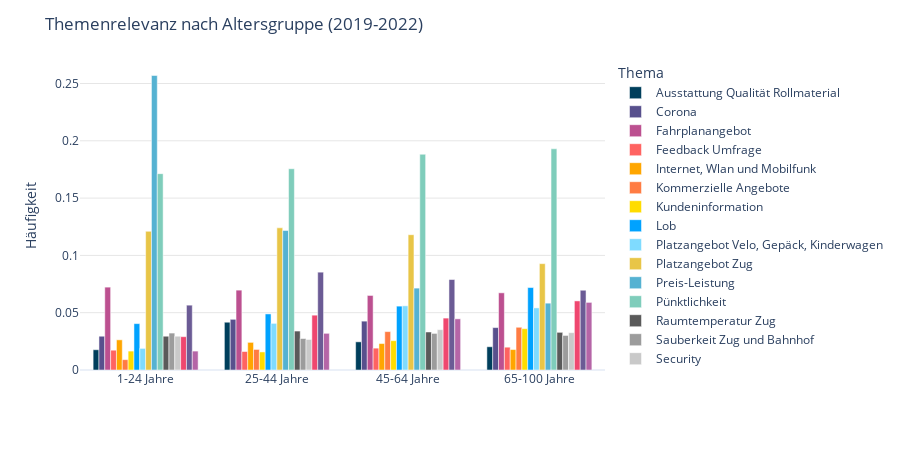

The code cell stored with this chart in its notebook:
### Code cell
barchart_agegroup = create_grouped_barchart(df_agegroup, x_col="S_alter_grouped", y_col="relative_count", color_col="CustomName", color_discrete_sequence=color_discrete_sequence, title="Themenrelevanz nach Altersgruppe (2019-2022)", xaxis_title='', yaxis_title='Häufigkeit', legend_title='Thema', template=template)

### Figure 1 — Plotly figure (JSON) as saved in the notebook; plotly's stock layout.template omitted (floating-point values rounded to 4 significant figures)
{"data": [{"alignmentgroup": "True", "customdata": [["Ausstattung Qualität Rollmaterial"], ["Ausstattung Qualität Rollmaterial"], ["Ausstattung Qualität Rollmaterial"], ["Ausstattung Qualität Rollmaterial"]], "hovertemplate": "CustomName=%{customdata[0]}<br>S_alter_grouped=%{x}<br>relative_count=%{y}<extra></extra>", "legendgroup": "Ausstattung Qualität Rollmaterial", "marker": {"color": "#003f5c", "pattern": {"shape": ""}}, "name": "Ausstattung Qualität Rollmaterial", "offsetgroup": "Ausstattung Qualität Rollmaterial", "orientation": "v", "showlegend": true, "textposition": "auto", "type": "bar", "x": ["1-24 Jahre", "25-44 Jahre", "45-64 Jahre", "65-100 Jahre"], "xaxis": "x", "y": [0.01768, 0.04169, 0.02458, 0.02029], "yaxis": "y"}, {"alignmentgroup": "True", "customdata": [["Corona"], ["Corona"], ["Corona"], ["Corona"]], "hovertemplate": "CustomName=%{customdata[0]}<br>S_alter_grouped=%{x}<br>relative_count=%{y}<extra></extra>", "legendgroup": "Corona", "marker": {"color": "#58508d", "pattern": {"shape": ""}}, "name": "Corona", "offsetgroup": "Corona", "orientation": "v", "showlegend": true, "textposition": "auto", "type": "bar", "x": ["1-24 Jahre", "25-44 Jahre", "45-64 Jahre", "65-100 Jahre"], "xaxis": "x", "y": [0.02947, 0.04422, 0.04263, 0.03701], "yaxis": "y"}, {"alignmentgroup": "True", "customdata": [["Fahrplanangebot"], ["Fahrplanangebot"], ["Fahrplanangebot"], ["Fahrplanangebot"]], "hovertemplate": "CustomName=%{customdata[0]}<br>S_alter_grouped=%{x}<br>relative_count=%{y}<extra></extra>", "legendgroup": "Fahrplanangebot", "marker": {"color": "#bc5090", "pattern": {"shape": ""}}, "name": "Fahrplanangebot", "offsetgroup": "Fahrplanangebot", "orientation": "v", "showlegend": true, "textposition": "auto", "type": "bar", "x": ["1-24 Jahre", "25-44 Jahre", "45-64 Jahre", "65-100 Jahre"], "xaxis": "x", "y": [0.0723, 0.06969, 0.06504, 0.06734], "yaxis": "y"}, {"alignmentgroup": "True", "customdata": [["Feedback Umfrage"], ["Feedback Umfrage"], ["Feedback Umfrage"], ["Feedback Umfrage"]], "hovertemplate": "CustomName=%{customdata[0]}<br>S_alter_grouped=%{x}<br>relative_count=%{y}<extra></extra>", "legendgroup": "Feedback Umfrage", "marker": {"color": "#ff6361", "pattern": {"shape": ""}}, "name": "Feedback Umfrage", "offsetgroup": "Feedback Umfrage", "orientation": "v", "showlegend": true, "textposition": "auto", "type": "bar", "x": ["1-24 Jahre", "25-44 Jahre", "45-64 Jahre", "65-100 Jahre"], "xaxis": "x", "y": [0.01729, 0.01613, 0.01907, 0.01991], "yaxis": "y"}, {"alignmentgroup": "True", "customdata": [["Internet, Wlan und Mobilfunk"], ["Internet, Wlan und Mobilfunk"], ["Internet, Wlan und Mobilfunk"], ["Internet, Wlan und Mobilfunk"]], "hovertemplate": "CustomName=%{customdata[0]}<br>S_alter_grouped=%{x}<br>relative_count=%{y}<extra></extra>", "legendgroup": "Internet, Wlan und Mobilfunk", "marker": {"color": "#ffa600", "pattern": {"shape": ""}}, "name": "Internet, Wlan und Mobilfunk", "offsetgroup": "Internet, Wlan und Mobilfunk", "orientation": "v", "showlegend": true, "textposition": "auto", "type": "bar", "x": ["1-24 Jahre", "25-44 Jahre", "45-64 Jahre", "65-100 Jahre"], "xaxis": "x", "y": [0.02633, 0.02411, 0.02308, 0.01785], "yaxis": "y"}, {"alignmentgroup": "True", "customdata": [["Kommerzielle Angebote"], ["Kommerzielle Angebote"], ["Kommerzielle Angebote"], ["Kommerzielle Angebote"]], "hovertemplate": "CustomName=%{customdata[0]}<br>S_alter_grouped=%{x}<br>relative_count=%{y}<extra></extra>", "legendgroup": "Kommerzielle Angebote", "marker": {"color": "#ff7c43", "pattern": {"shape": ""}}, "name": "Kommerzielle Angebote", "offsetgroup": "Kommerzielle Angebote", "orientation": "v", "showlegend": true, "textposition": "auto", "type": "bar", "x": ["1-24 Jahre", "25-44 Jahre", "45-64 Jahre", "65-100 Jahre"], "xaxis": "x", "y": [0.009037, 0.01794, 0.03351, 0.03729], "yaxis": "y"}, {"alignmentgroup": "True", "customdata": [["Kundeninformation"], ["Kundeninformation"], ["Kundeninformation"], ["Kundeninformation"]], "hovertemplate": "CustomName=%{customdata[0]}<br>S_alter_grouped=%{x}<br>relative_count=%{y}<extra></extra>", "legendgroup": "Kundeninformation", "marker": {"color": "#ffdc00", "pattern": {"shape": ""}}, "name": "Kundeninformation", "offsetgroup": "Kundeninformation", "orientation": "v", "showlegend": true, "textposition": "auto", "type": "bar", "x": ["1-24 Jahre", "25-44 Jahre", "45-64 Jahre", "65-100 Jahre"], "xaxis": "x", "y": [0.0165, 0.01577, 0.02559, 0.03607], "yaxis": "y"}, {"alignmentgroup": "True", "customdata": [["Lob"], ["Lob"], ["Lob"], ["Lob"]], "hovertemplate": "CustomName=%{customdata[0]}<br>S_alter_grouped=%{x}<br>relative_count=%{y}<extra></extra>", "legendgroup": "Lob", "marker": {"color": "#00a2ff", "pattern": {"shape": ""}}, "name": "Lob", "offsetgroup": "Lob", "orientation": "v", "showlegend": true, "textposition": "auto", "type": "bar", "x": ["1-24 Jahre", "25-44 Jahre", "45-64 Jahre", "65-100 Jahre"], "xaxis": "x", "y": [0.04047, 0.04894, 0.05572, 0.07195], "yaxis": "y"}, {"alignmentgroup": "True", "customdata": [["Platzangebot Velo, Gepäck, Kinderwagen"], ["Platzangebot Velo, Gepäck, Kinderwagen"], ["Platzangebot Velo, Gepäck, Kinderwagen"], ["Platzangebot Velo, Gepäck, Kinderwagen"]], "hovertemplate": "CustomName=%{customdata[0]}<br>S_alter_grouped=%{x}<br>relative_count=%{y}<extra></extra>", "legendgroup": "Platzangebot Velo, Gepäck, Kinderwagen", "marker": {"color": "#7fdbff", "pattern": {"shape": ""}}, "name": "Platzangebot Velo, Gepäck, Kinderwagen", "offsetgroup": "Platzangebot Velo, Gepäck, Kinderwagen", "orientation": "v", "showlegend": true, "textposition": "auto", "type": "bar", "x": ["1-24 Jahre", "25-44 Jahre", "45-64 Jahre", "65-100 Jahre"], "xaxis": "x", "y": [0.01886, 0.04069, 0.05601, 0.05419], "yaxis": "y"}, {"alignmentgroup": "True", "customdata": [["Platzangebot Zug"], ["Platzangebot Zug"], ["Platzangebot Zug"], ["Platzangebot Zug"]], "hovertemplate": "CustomName=%{customdata[0]}<br>S_alter_grouped=%{x}<br>relative_count=%{y}<extra></extra>", "legendgroup": "Platzangebot Zug", "marker": {"color": "#e8c547", "pattern": {"shape": ""}}, "name": "Platzangebot Zug", "offsetgroup": "Platzangebot Zug", "orientation": "v", "showlegend": true, "textposition": "auto", "type": "bar", "x": ["1-24 Jahre", "25-44 Jahre", "45-64 Jahre", "65-100 Jahre"], "xaxis": "x", "y": [0.121, 0.1241, 0.1181, 0.0928], "yaxis": "y"}, {"alignmentgroup": "True", "customdata": [["Preis-Leistung"], ["Preis-Leistung"], ["Preis-Leistung"], ["Preis-Leistung"]], "hovertemplate": "CustomName=%{customdata[0]}<br>S_alter_grouped=%{x}<br>relative_count=%{y}<extra></extra>", "legendgroup": "Preis-Leistung", "marker": {"color": "#55b2d2", "pattern": {"shape": ""}}, "name": "Preis-Leistung", "offsetgroup": "Preis-Leistung", "orientation": "v", "showlegend": true, "textposition": "auto", "type": "bar", "x": ["1-24 Jahre", "25-44 Jahre", "45-64 Jahre", "65-100 Jahre"], "xaxis": "x", "y": [0.257, 0.1217, 0.07146, 0.05833], "yaxis": "y"}, {"alignmentgroup": "True", "customdata": [["Pünktlichkeit"], ["Pünktlichkeit"], ["Pünktlichkeit"], ["Pünktlichkeit"]], "hovertemplate": "CustomName=%{customdata[0]}<br>S_alter_grouped=%{x}<br>relative_count=%{y}<extra></extra>", "legendgroup": "Pünktlichkeit", "marker": {"color": "#7fcdbb", "pattern": {"shape": ""}}, "name": "Pünktlichkeit", "offsetgroup": "Pünktlichkeit", "orientation": "v", "showlegend": true, "textposition": "auto", "type": "bar", "x": ["1-24 Jahre", "25-44 Jahre", "45-64 Jahre", "65-100 Jahre"], "xaxis": "x", "y": [0.1713, 0.1756, 0.1883, 0.193], "yaxis": "y"}, {"alignmentgroup": "True", "customdata": [["Raumtemperatur Zug"], ["Raumtemperatur Zug"], ["Raumtemperatur Zug"], ["Raumtemperatur Zug"]], "hovertemplate": "CustomName=%{customdata[0]}<br>S_alter_grouped=%{x}<br>relative_count=%{y}<extra></extra>", "legendgroup": "Raumtemperatur Zug", "marker": {"color": "#5a5a5a", "pattern": {"shape": ""}}, "name": "Raumtemperatur Zug", "offsetgroup": "Raumtemperatur Zug", "orientation": "v", "showlegend": true, "textposition": "auto", "type": "bar", "x": ["1-24 Jahre", "25-44 Jahre", "45-64 Jahre", "65-100 Jahre"], "xaxis": "x", "y": [0.02947, 0.03398, 0.03317, 0.03287], "yaxis": "y"}, {"alignmentgroup": "True", "customdata": [["Sauberkeit Zug und Bahnhof"], ["Sauberkeit Zug und Bahnhof"], ["Sauberkeit Zug und Bahnhof"], ["Sauberkeit Zug und Bahnhof"]], "hovertemplate": "CustomName=%{customdata[0]}<br>S_alter_grouped=%{x}<br>relative_count=%{y}<extra></extra>", "legendgroup": "Sauberkeit Zug und Bahnhof", "marker": {"color": "#9c9c9c", "pattern": {"shape": ""}}, "name": "Sauberkeit Zug und Bahnhof", "offsetgroup": "Sauberkeit Zug und Bahnhof", "orientation": "v", "showlegend": true, "textposition": "auto", "type": "bar", "x": ["1-24 Jahre", "25-44 Jahre", "45-64 Jahre", "65-100 Jahre"], "xaxis": "x", "y": [0.03222, 0.02746, 0.03192, 0.03015], "yaxis": "y"}, {"alignmentgroup": "True", "customdata": [["Security"], ["Security"], ["Security"], ["Security"]], "hovertemplate": "CustomName=%{customdata[0]}<br>S_alter_grouped=%{x}<br>relative_count=%{y}<extra></extra>", "legendgroup": "Security", "marker": {"color": "#c9c9c9", "pattern": {"shape": ""}}, "name": "Security", "offsetgroup": "Security", "orientation": "v", "showlegend": true, "textposition": "auto", "type": "bar", "x": ["1-24 Jahre", "25-44 Jahre", "45-64 Jahre", "65-100 Jahre"], "xaxis": "x", "y": [0.02947, 0.02664, 0.0352, 0.03259], "yaxis": "y"}, {"alignmentgroup": "True", "customdata": [["Sonstiges"], ["Sonstiges"], ["Sonstiges"], ["Sonstiges"]], "hovertemplate": "CustomName=%{customdata[0]}<br>S_alter_grouped=%{x}<br>relative_count=%{y}<extra></extra>", "legendgroup": "Sonstiges", "marker": {"color": "#ef476f", "pattern": {"shape": ""}}, "name": "Sonstiges", "offsetgroup": "Sonstiges", "orientation": "v", "showlegend": true, "textposition": "auto", "type": "bar", "x": ["1-24 Jahre", "25-44 Jahre", "45-64 Jahre", "65-100 Jahre"], "xaxis": "x", "y": [0.02908, 0.04785, 0.04529, 0.0603], "yaxis": "y"}, {"alignmentgroup": "True", "customdata": [["Vertrieb und Services"], ["Vertrieb und Services"], ["Vertrieb und Services"], ["Vertrieb und Services"]], "hovertemplate": "CustomName=%{customdata[0]}<br>S_alter_grouped=%{x}<br>relative_count=%{y}<extra></extra>", "legendgroup": "Vertrieb und Services", "marker": {"color": "#6b5b95", "pattern": {"shape": ""}}, "name": "Vertrieb und Services", "offsetgroup": "Vertrieb und Services", "orientation": "v", "showlegend": true, "textposition": "auto", "type": "bar", "x": ["1-24 Jahre", "25-44 Jahre", "45-64 Jahre", "65-100 Jahre"], "xaxis": "x", "y": [0.05658, 0.08536, 0.07894, 0.0696], "yaxis": "y"}, {"alignmentgroup": "True", "customdata": [["WC Verfügbarkeit und Sauberkeit"], ["WC Verfügbarkeit und Sauberkeit"], ["WC Verfügbarkeit und Sauberkeit"], ["WC Verfügbarkeit und Sauberkeit"]], "hovertemplate": "CustomName=%{customdata[0]}<br>S_alter_grouped=%{x}<br>relative_count=%{y}<extra></extra>", "legendgroup": "WC Verfügbarkeit und Sauberkeit", "marker": {"color": "#b565a7", "pattern": {"shape": ""}}, "name": "WC Verfügbarkeit und Sauberkeit", "offsetgroup": "WC Verfügbarkeit und Sauberkeit", "orientation": "v", "showlegend": true, "textposition": "auto", "type": "bar", "x": ["1-24 Jahre", "25-44 Jahre", "45-64 Jahre", "65-100 Jahre"], "xaxis": "x", "y": [0.0165, 0.03199, 0.04466, 0.05898], "yaxis": "y"}], "layout": {"barmode": "group", "height": 450, "legend": {"title": {"text": "Thema"}, "tracegroupgap": 0}, "margin": {"t": 60}, "title": {"text": "Themenrelevanz nach Altersgruppe (2019-2022)"}, "width": 900, "xaxis": {"anchor": "y", "domain": [0, 1], "showgrid": false, "title": {"text": ""}}, "yaxis": {"anchor": "x", "domain": [0, 1], "gridcolor": "rgba(0,0,0,0.1)", "gridwidth": 1, "showgrid": true, "title": {"text": "Häufigkeit"}}}}
